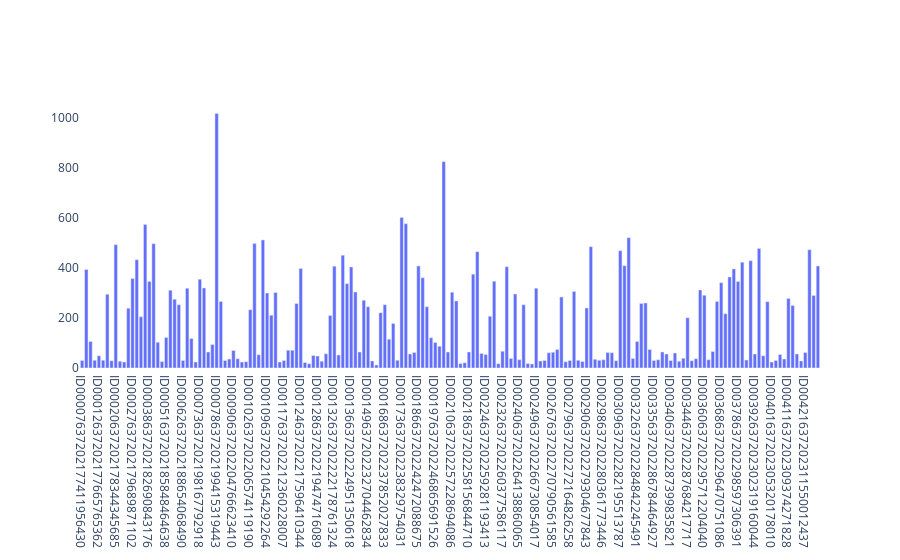

Here is the notebook cell this chart was saved with:
### Markdown cell above
### FVC declines with increasing no of weeks

### Code cell
num_files = []
for i in Pat_Ids:
    num_files.append(len([name for name in os.listdir('../train/' + i + '/') if os.path.isfile(os.path.join('../train/' + i + '/', name))]))
fig = go.Figure(go.Bar(name='SF Zoo',x=Pat_Ids,y=num_files))
fig.update_layout(
    plot_bgcolor='white'
)

### Figure 1 — Plotly figure (JSON) as saved in the notebook; plotly's stock layout.template omitted (floating-point values rounded to 4 significant figures; data arrays with more than 128 entries replaced by an {"elided": "..."} marker saying what was removed)
{"data": [{"name": "SF Zoo", "type": "bar", "x": {"elided": "176 str values"}, "y": {"elided": "176 int values"}}], "layout": {"plot_bgcolor": "white"}}
